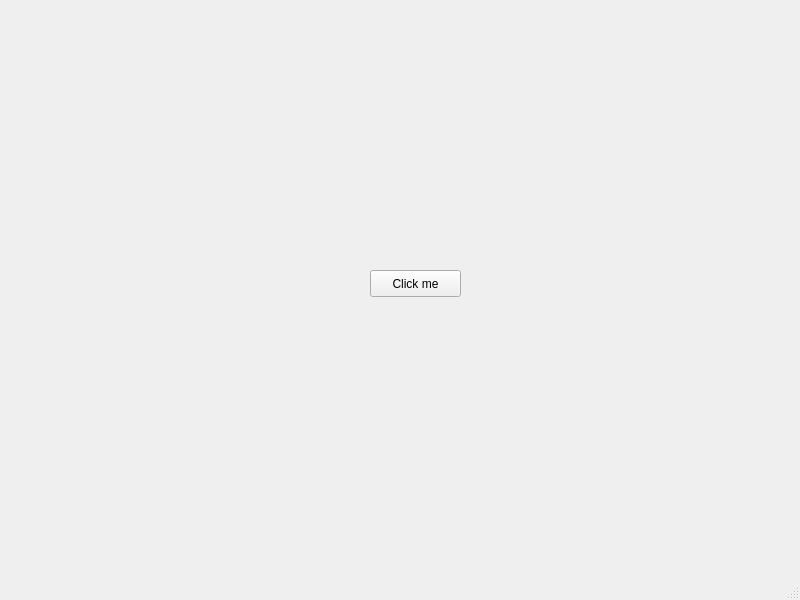
<?xml version="1.0" encoding="UTF-8"?>
<ui version="4.0">
 <class>MainWindow</class>
 <widget class="QMainWindow" name="MainWindow">
  <property name="geometry">
   <rect>
    <x>0</x>
    <y>0</y>
    <width>800</width>
    <height>600</height>
   </rect>
  </property>
  <property name="windowTitle">
   <string>MainWindow</string>
  </property>
  <widget class="QWidget" name="centralwidget">
   <widget class="QPushButton" name="pushButton">
    <property name="geometry">
     <rect>
      <x>370</x>
      <y>270</y>
      <width>91</width>
      <height>27</height>
     </rect>
    </property>
    <property name="text">
     <string>Click me</string>
    </property>
   </widget>
  </widget>
  <widget class="QMenuBar" name="menubar">
   <property name="geometry">
    <rect>
     <x>0</x>
     <y>0</y>
     <width>800</width>
     <height>24</height>
    </rect>
   </property>
  </widget>
  <widget class="QStatusBar" name="statusbar"/>
 </widget>
 <resources/>
 <connections/>
</ui>
